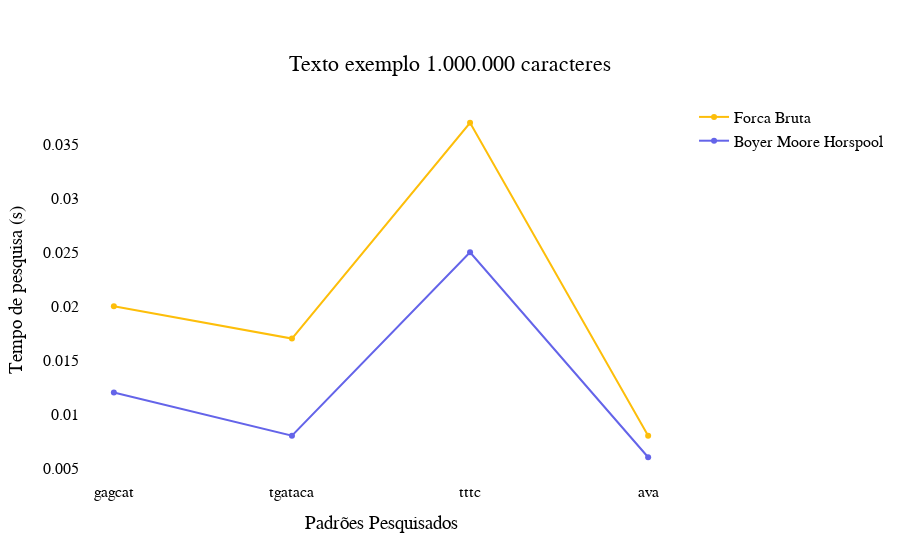

The code cell stored with this chart in its notebook:
### Code cell
import plotly.graph_objects as go

 
x = ['gagcat', 'tgataca','tttc', 'ava']
Tempo_BMH = [  
    0.012
,0.008
,0.025
,0.006
]
Tempo_FB = [ 
    0.020
,0.017
,0.037
,0.008
    
]  
fig = go.Figure()



fig.add_trace(
    go.Scatter(x=x, y=Tempo_FB,name='Forca Bruta',marker_color='rgb(253,190,10)'
          ))  
fig.add_trace(go.Scatter(x=x, y=Tempo_BMH,
                    mode='lines+markers',
                    name='Boyer Moore Horspool',marker_color='rgb(100,100,233)'))

fig.update_layout(   
    font=dict(
        family="Arial",
        size=16,
        color="Black"
    ),
    title={
        'text': "Texto exemplo 1.000.000 caracteres",
        'y':0.9,
        'x':0.5,
        'xanchor': 'center',
        'yanchor': 'top'},
                   xaxis=dict(
        title='Padrões Pesquisados',
        tickmode='linear') , 
                   yaxis_title='Tempo de pesquisa (s)',  
                      paper_bgcolor = 'rgba(0,0,0,0)', 
                    plot_bgcolor = 'rgba(0,0,0,0)'
                  
                    )

    
fig.show()

### Figure 1 — Plotly figure (JSON) as saved in the notebook; plotly's stock layout.template omitted (floating-point values rounded to 4 significant figures)
{"data": [{"marker": {"color": "rgb(253,190,10)"}, "name": "Forca Bruta", "type": "scatter", "x": ["gagcat", "tgataca", "tttc", "ava"], "y": [0.02, 0.017, 0.037, 0.008]}, {"marker": {"color": "rgb(100,100,233)"}, "mode": "lines+markers", "name": "Boyer Moore Horspool", "type": "scatter", "x": ["gagcat", "tgataca", "tttc", "ava"], "y": [0.012, 0.008, 0.025, 0.006]}], "layout": {"font": {"color": "Black", "family": "Arial", "size": 16}, "paper_bgcolor": "rgba(0,0,0,0)", "plot_bgcolor": "rgba(0,0,0,0)", "title": {"text": "Texto exemplo 1.000.000 caracteres", "x": 0.5, "xanchor": "center", "y": 0.9, "yanchor": "top"}, "xaxis": {"tickmode": "linear", "title": {"text": "Padrões Pesquisados"}}, "yaxis": {"title": {"text": "Tempo de pesquisa (s)"}}}}
